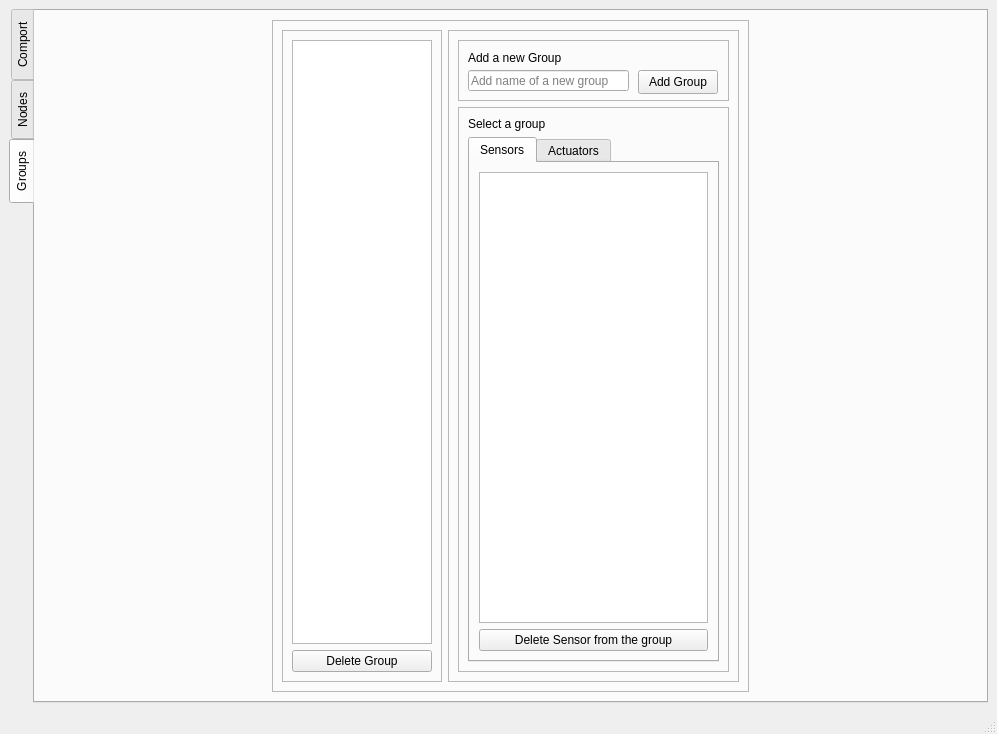
<?xml version="1.0" encoding="UTF-8"?>
<ui version="4.0">
 <class>MainWindow</class>
 <widget class="QMainWindow" name="MainWindow">
  <property name="geometry">
   <rect>
    <x>0</x>
    <y>0</y>
    <width>997</width>
    <height>734</height>
   </rect>
  </property>
  <property name="windowTitle">
   <string>MainWindow</string>
  </property>
  <widget class="QWidget" name="centralwidget">
   <layout class="QVBoxLayout" name="verticalLayout_2">
    <item>
     <widget class="QTabWidget" name="tabWidget">
      <property name="cursor">
       <cursorShape>PointingHandCursor</cursorShape>
      </property>
      <property name="tabPosition">
       <enum>QTabWidget::West</enum>
      </property>
      <property name="tabShape">
       <enum>QTabWidget::Rounded</enum>
      </property>
      <property name="currentIndex">
       <number>2</number>
      </property>
      <widget class="QWidget" name="tab">
       <attribute name="title">
        <string>Comport</string>
       </attribute>
       <attribute name="toolTip">
        <string>Comport Menu</string>
       </attribute>
       <layout class="QVBoxLayout" name="verticalLayout">
        <item>
         <widget class="QFrame" name="frame_5">
          <property name="frameShape">
           <enum>QFrame::StyledPanel</enum>
          </property>
          <property name="frameShadow">
           <enum>QFrame::Raised</enum>
          </property>
          <layout class="QGridLayout" name="gridLayout">
           <item row="0" column="0">
            <widget class="QFrame" name="frame_6">
             <property name="maximumSize">
              <size>
               <width>391</width>
               <height>461</height>
              </size>
             </property>
             <property name="frameShape">
              <enum>QFrame::StyledPanel</enum>
             </property>
             <property name="frameShadow">
              <enum>QFrame::Raised</enum>
             </property>
             <layout class="QVBoxLayout" name="verticalLayout_4">
              <item>
               <widget class="QListWidget" name="listWidget_Comport">
                <property name="minimumSize">
                 <size>
                  <width>271</width>
                  <height>231</height>
                 </size>
                </property>
                <property name="maximumSize">
                 <size>
                  <width>371</width>
                  <height>381</height>
                 </size>
                </property>
                <property name="cursor" stdset="0">
                 <cursorShape>PointingHandCursor</cursorShape>
                </property>
               </widget>
              </item>
              <item>
               <widget class="QFrame" name="frame">
                <property name="minimumSize">
                 <size>
                  <width>271</width>
                  <height>41</height>
                 </size>
                </property>
                <property name="maximumSize">
                 <size>
                  <width>371</width>
                  <height>51</height>
                 </size>
                </property>
                <property name="frameShape">
                 <enum>QFrame::StyledPanel</enum>
                </property>
                <property name="frameShadow">
                 <enum>QFrame::Raised</enum>
                </property>
                <layout class="QHBoxLayout" name="horizontalLayout_3">
                 <item alignment="Qt::AlignLeft">
                  <widget class="QPushButton" name="pushButton_Refresh">
                   <property name="maximumSize">
                    <size>
                     <width>78</width>
                     <height>16777215</height>
                    </size>
                   </property>
                   <property name="cursor">
                    <cursorShape>PointingHandCursor</cursorShape>
                   </property>
                   <property name="text">
                    <string>Refresh</string>
                   </property>
                  </widget>
                 </item>
                 <item>
                  <widget class="QLabel" name="label_Comport">
                   <property name="text">
                    <string>Not connected</string>
                   </property>
                  </widget>
                 </item>
                 <item alignment="Qt::AlignRight">
                  <widget class="QPushButton" name="pushButton_Connect">
                   <property name="maximumSize">
                    <size>
                     <width>77</width>
                     <height>16777215</height>
                    </size>
                   </property>
                   <property name="cursor">
                    <cursorShape>PointingHandCursor</cursorShape>
                   </property>
                   <property name="text">
                    <string>Connect</string>
                   </property>
                  </widget>
                 </item>
                </layout>
               </widget>
              </item>
             </layout>
            </widget>
           </item>
          </layout>
         </widget>
        </item>
       </layout>
      </widget>
      <widget class="QWidget" name="tab_2">
       <attribute name="title">
        <string>Nodes</string>
       </attribute>
       <attribute name="toolTip">
        <string>Nodes Overview</string>
       </attribute>
       <layout class="QVBoxLayout" name="verticalLayout_3">
        <item alignment="Qt::AlignHCenter">
         <widget class="QFrame" name="frame_2">
          <property name="minimumSize">
           <size>
            <width>572</width>
            <height>0</height>
           </size>
          </property>
          <property name="maximumSize">
           <size>
            <width>572</width>
            <height>16777215</height>
           </size>
          </property>
          <property name="frameShape">
           <enum>QFrame::StyledPanel</enum>
          </property>
          <property name="frameShadow">
           <enum>QFrame::Raised</enum>
          </property>
          <layout class="QHBoxLayout" name="horizontalLayout">
           <item alignment="Qt::AlignLeft">
            <widget class="QListWidget" name="listWidget_Nodes">
             <property name="minimumSize">
              <size>
               <width>140</width>
               <height>0</height>
              </size>
             </property>
             <property name="maximumSize">
              <size>
               <width>140</width>
               <height>16777215</height>
              </size>
             </property>
             <property name="cursor" stdset="0">
              <cursorShape>PointingHandCursor</cursorShape>
             </property>
            </widget>
           </item>
           <item>
            <widget class="QTabWidget" name="tabWidget_2">
             <property name="minimumSize">
              <size>
               <width>240</width>
               <height>0</height>
              </size>
             </property>
             <property name="maximumSize">
              <size>
               <width>240</width>
               <height>16777215</height>
              </size>
             </property>
             <property name="currentIndex">
              <number>1</number>
             </property>
             <widget class="QWidget" name="tab_4">
              <attribute name="title">
               <string>Sensors</string>
              </attribute>
              <attribute name="toolTip">
               <string>Shows Sensors of currently selected node</string>
              </attribute>
              <layout class="QVBoxLayout" name="verticalLayout_9">
               <item alignment="Qt::AlignHCenter">
                <widget class="QListWidget" name="listWidget_Sensors">
                 <property name="minimumSize">
                  <size>
                   <width>220</width>
                   <height>0</height>
                  </size>
                 </property>
                 <property name="maximumSize">
                  <size>
                   <width>220</width>
                   <height>16777215</height>
                  </size>
                 </property>
                </widget>
               </item>
               <item>
                <widget class="QPushButton" name="pushButton_Add_Sensor_Group">
                 <property name="text">
                  <string>Add Sensor</string>
                 </property>
                </widget>
               </item>
              </layout>
             </widget>
             <widget class="QWidget" name="tab_5">
              <attribute name="title">
               <string>Actuators</string>
              </attribute>
              <attribute name="toolTip">
               <string>Shows Actuators of currently selected node</string>
              </attribute>
              <layout class="QVBoxLayout" name="verticalLayout_6">
               <item>
                <widget class="QListWidget" name="listWidget_Actuators">
                 <property name="minimumSize">
                  <size>
                   <width>220</width>
                   <height>0</height>
                  </size>
                 </property>
                 <property name="maximumSize">
                  <size>
                   <width>220</width>
                   <height>16777215</height>
                  </size>
                 </property>
                </widget>
               </item>
               <item>
                <widget class="QPushButton" name="pushButton_Add_Actuator_Group">
                 <property name="text">
                  <string>Add Actuator</string>
                 </property>
                </widget>
               </item>
              </layout>
             </widget>
            </widget>
           </item>
           <item>
            <widget class="QFrame" name="frame_10">
             <property name="minimumSize">
              <size>
               <width>160</width>
               <height>0</height>
              </size>
             </property>
             <property name="maximumSize">
              <size>
               <width>160</width>
               <height>16777215</height>
              </size>
             </property>
             <property name="frameShape">
              <enum>QFrame::StyledPanel</enum>
             </property>
             <property name="frameShadow">
              <enum>QFrame::Raised</enum>
             </property>
             <layout class="QVBoxLayout" name="verticalLayout_8">
              <item>
               <widget class="QListWidget" name="listWidget_Link_Groups">
                <property name="minimumSize">
                 <size>
                  <width>140</width>
                  <height>0</height>
                 </size>
                </property>
                <property name="maximumSize">
                 <size>
                  <width>140</width>
                  <height>16777215</height>
                 </size>
                </property>
               </widget>
              </item>
             </layout>
            </widget>
           </item>
          </layout>
         </widget>
        </item>
       </layout>
      </widget>
      <widget class="QWidget" name="tab_3">
       <attribute name="title">
        <string>Groups</string>
       </attribute>
       <attribute name="toolTip">
        <string>Groups Overview</string>
       </attribute>
       <layout class="QHBoxLayout" name="horizontalLayout_4">
        <item alignment="Qt::AlignHCenter">
         <widget class="QFrame" name="frame_3">
          <property name="frameShape">
           <enum>QFrame::StyledPanel</enum>
          </property>
          <property name="frameShadow">
           <enum>QFrame::Raised</enum>
          </property>
          <layout class="QHBoxLayout" name="horizontalLayout_2">
           <item>
            <widget class="QFrame" name="frame_7">
             <property name="minimumSize">
              <size>
               <width>160</width>
               <height>0</height>
              </size>
             </property>
             <property name="maximumSize">
              <size>
               <width>160</width>
               <height>16777215</height>
              </size>
             </property>
             <property name="frameShape">
              <enum>QFrame::StyledPanel</enum>
             </property>
             <property name="frameShadow">
              <enum>QFrame::Raised</enum>
             </property>
             <layout class="QVBoxLayout" name="verticalLayout_5">
              <item>
               <widget class="QListWidget" name="listWidget_Groups">
                <property name="minimumSize">
                 <size>
                  <width>140</width>
                  <height>0</height>
                 </size>
                </property>
                <property name="maximumSize">
                 <size>
                  <width>140</width>
                  <height>16777215</height>
                 </size>
                </property>
               </widget>
              </item>
              <item>
               <widget class="QPushButton" name="pushButton_Delete_Group">
                <property name="text">
                 <string>Delete Group</string>
                </property>
               </widget>
              </item>
             </layout>
            </widget>
           </item>
           <item>
            <widget class="QFrame" name="frame_4">
             <property name="frameShape">
              <enum>QFrame::StyledPanel</enum>
             </property>
             <property name="frameShadow">
              <enum>QFrame::Raised</enum>
             </property>
             <layout class="QVBoxLayout" name="verticalLayout_10">
              <item>
               <widget class="QFrame" name="frame_Add_Group">
                <property name="minimumSize">
                 <size>
                  <width>271</width>
                  <height>61</height>
                 </size>
                </property>
                <property name="maximumSize">
                 <size>
                  <width>271</width>
                  <height>61</height>
                 </size>
                </property>
                <property name="frameShape">
                 <enum>QFrame::StyledPanel</enum>
                </property>
                <property name="frameShadow">
                 <enum>QFrame::Raised</enum>
                </property>
                <widget class="QLineEdit" name="lineEdit_Add_Groups">
                 <property name="geometry">
                  <rect>
                   <x>10</x>
                   <y>30</y>
                   <width>161</width>
                   <height>21</height>
                  </rect>
                 </property>
                 <property name="placeholderText">
                  <string>Add name of a new group</string>
                 </property>
                </widget>
                <widget class="QPushButton" name="pushButton_Add_Group">
                 <property name="geometry">
                  <rect>
                   <x>180</x>
                   <y>30</y>
                   <width>80</width>
                   <height>24</height>
                  </rect>
                 </property>
                 <property name="text">
                  <string>Add Group</string>
                 </property>
                </widget>
                <widget class="QLabel" name="label">
                 <property name="geometry">
                  <rect>
                   <x>10</x>
                   <y>10</y>
                   <width>251</width>
                   <height>16</height>
                  </rect>
                 </property>
                 <property name="text">
                  <string>Add a new Group</string>
                 </property>
                </widget>
               </widget>
              </item>
              <item>
               <widget class="QFrame" name="frame_8">
                <property name="minimumSize">
                 <size>
                  <width>271</width>
                  <height>0</height>
                 </size>
                </property>
                <property name="maximumSize">
                 <size>
                  <width>271</width>
                  <height>16777215</height>
                 </size>
                </property>
                <property name="frameShape">
                 <enum>QFrame::StyledPanel</enum>
                </property>
                <property name="frameShadow">
                 <enum>QFrame::Raised</enum>
                </property>
                <layout class="QVBoxLayout" name="verticalLayout_7">
                 <item>
                  <widget class="QLabel" name="label_Current_Group">
                   <property name="text">
                    <string>Select a group</string>
                   </property>
                  </widget>
                 </item>
                 <item>
                  <widget class="QTabWidget" name="tabWidget_3">
                   <property name="currentIndex">
                    <number>0</number>
                   </property>
                   <widget class="QWidget" name="tab_6">
                    <attribute name="title">
                     <string>Sensors</string>
                    </attribute>
                    <attribute name="toolTip">
                     <string>Shows Sensors from currently selected group</string>
                    </attribute>
                    <layout class="QVBoxLayout" name="verticalLayout_12">
                     <item>
                      <widget class="QListWidget" name="listWidget_Selected_Group_Sensors"/>
                     </item>
                     <item>
                      <widget class="QPushButton" name="pushButton_Delete_Sensor">
                       <property name="text">
                        <string>Delete Sensor from the group</string>
                       </property>
                      </widget>
                     </item>
                    </layout>
                   </widget>
                   <widget class="QWidget" name="tab_7">
                    <attribute name="title">
                     <string>Actuators</string>
                    </attribute>
                    <attribute name="toolTip">
                     <string>Shows Actuators from currently selected group</string>
                    </attribute>
                    <layout class="QVBoxLayout" name="verticalLayout_11">
                     <item>
                      <widget class="QListWidget" name="listWidget_Selected_Group_Actuators"/>
                     </item>
                     <item>
                      <widget class="QPushButton" name="pushButton_Delete_Actuator">
                       <property name="text">
                        <string>Delete Actuator from the group</string>
                       </property>
                      </widget>
                     </item>
                    </layout>
                   </widget>
                  </widget>
                 </item>
                </layout>
               </widget>
              </item>
             </layout>
            </widget>
           </item>
          </layout>
         </widget>
        </item>
       </layout>
      </widget>
     </widget>
    </item>
   </layout>
  </widget>
  <widget class="QStatusBar" name="statusbar"/>
 </widget>
 <resources/>
 <connections/>
</ui>
